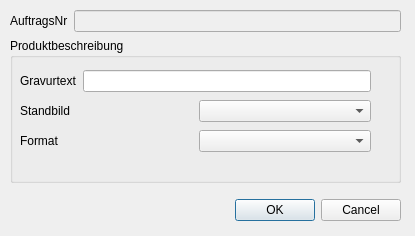
<?xml version="1.0" encoding="UTF-8"?>
<ui version="4.0">
 <class>FertigungsauftragDialog</class>
 <widget class="QDialog" name="FertigungsauftragDialog">
  <property name="geometry">
   <rect>
    <x>0</x>
    <y>0</y>
    <width>415</width>
    <height>236</height>
   </rect>
  </property>
  <property name="windowTitle">
   <string>Fertigungsauftrag hinzufügen</string>
  </property>
  <widget class="QWidget" name="verticalLayoutWidget_2">
   <property name="geometry">
    <rect>
     <x>10</x>
     <y>10</y>
     <width>391</width>
     <height>211</height>
    </rect>
   </property>
   <layout class="QVBoxLayout" name="verticalLayout_2">
    <item>
     <layout class="QHBoxLayout" name="horizontalLayout_2">
      <property name="sizeConstraint">
       <enum>QLayout::SetMaximumSize</enum>
      </property>
      <item>
       <widget class="QLabel" name="label">
        <property name="text">
         <string>AuftragsNr</string>
        </property>
        <property name="scaledContents">
         <bool>true</bool>
        </property>
       </widget>
      </item>
      <item>
       <widget class="QLineEdit" name="auftragsNrEdit">
        <property name="enabled">
         <bool>false</bool>
        </property>
        <property name="readOnly">
         <bool>true</bool>
        </property>
       </widget>
      </item>
     </layout>
    </item>
    <item>
     <widget class="QGroupBox" name="ProduktbeschreibungGroupBox">
      <property name="sizePolicy">
       <sizepolicy hsizetype="Preferred" vsizetype="MinimumExpanding">
        <horstretch>0</horstretch>
        <verstretch>0</verstretch>
       </sizepolicy>
      </property>
      <property name="title">
       <string>Produktbeschreibung</string>
      </property>
      <widget class="QWidget" name="verticalLayoutWidget">
       <property name="geometry">
        <rect>
         <x>10</x>
         <y>30</y>
         <width>351</width>
         <height>88</height>
        </rect>
       </property>
       <layout class="QVBoxLayout" name="verticalLayout">
        <item>
         <layout class="QHBoxLayout" name="horizontalLayout_5">
          <item>
           <widget class="QLabel" name="label_6">
            <property name="text">
             <string>Gravurtext</string>
            </property>
           </widget>
          </item>
          <item>
           <widget class="QLineEdit" name="gravurTextEdit_3"/>
          </item>
         </layout>
        </item>
        <item>
         <layout class="QHBoxLayout" name="horizontalLayout_3">
          <item>
           <widget class="QLabel" name="label_4">
            <property name="text">
             <string>Standbild</string>
            </property>
           </widget>
          </item>
          <item>
           <widget class="QComboBox" name="standbildComboBox">
            <property name="maxVisibleItems">
             <number>2</number>
            </property>
           </widget>
          </item>
         </layout>
        </item>
        <item>
         <layout class="QHBoxLayout" name="horizontalLayout">
          <item>
           <widget class="QLabel" name="label_2">
            <property name="text">
             <string>Format</string>
            </property>
           </widget>
          </item>
          <item>
           <widget class="QComboBox" name="formatComboBox"/>
          </item>
         </layout>
        </item>
       </layout>
      </widget>
     </widget>
    </item>
    <item>
     <spacer name="verticalSpacer">
      <property name="orientation">
       <enum>Qt::Vertical</enum>
      </property>
      <property name="sizeType">
       <enum>QSizePolicy::Minimum</enum>
      </property>
      <property name="sizeHint" stdset="0">
       <size>
        <width>20</width>
        <height>10</height>
       </size>
      </property>
     </spacer>
    </item>
    <item>
     <widget class="QDialogButtonBox" name="buttonBox">
      <property name="orientation">
       <enum>Qt::Horizontal</enum>
      </property>
      <property name="standardButtons">
       <set>QDialogButtonBox::Cancel|QDialogButtonBox::Ok</set>
      </property>
     </widget>
    </item>
   </layout>
  </widget>
 </widget>
 <resources/>
 <connections>
  <connection>
   <sender>buttonBox</sender>
   <signal>accepted()</signal>
   <receiver>FertigungsauftragDialog</receiver>
   <slot>accept()</slot>
   <hints>
    <hint type="sourcelabel">
     <x>248</x>
     <y>254</y>
    </hint>
    <hint type="destinationlabel">
     <x>157</x>
     <y>274</y>
    </hint>
   </hints>
  </connection>
  <connection>
   <sender>buttonBox</sender>
   <signal>rejected()</signal>
   <receiver>FertigungsauftragDialog</receiver>
   <slot>reject()</slot>
   <hints>
    <hint type="sourcelabel">
     <x>316</x>
     <y>260</y>
    </hint>
    <hint type="destinationlabel">
     <x>286</x>
     <y>274</y>
    </hint>
   </hints>
  </connection>
 </connections>
</ui>
